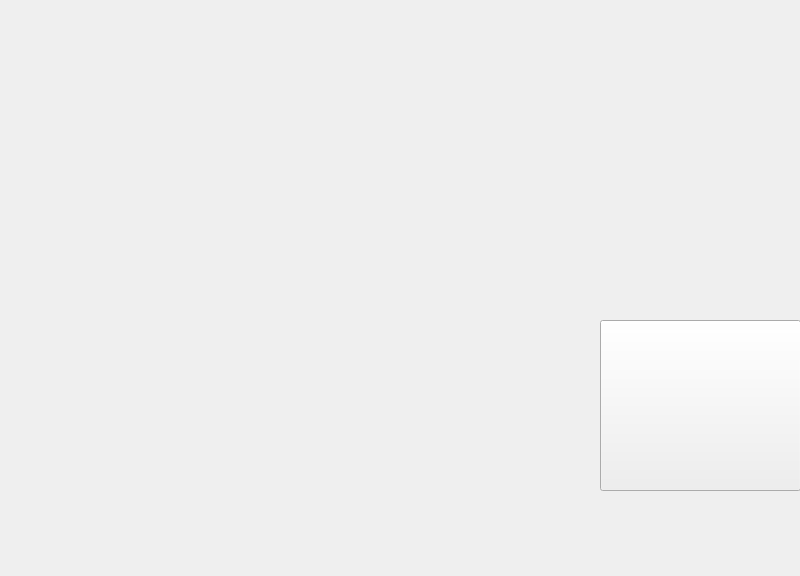
<?xml version="1.0" encoding="UTF-8"?>
<ui version="4.0">
 <class>MainWindow</class>
 <widget class="QMainWindow" name="MainWindow">
  <property name="geometry">
   <rect>
    <x>0</x>
    <y>0</y>
    <width>800</width>
    <height>576</height>
   </rect>
  </property>
  <property name="windowTitle">
   <string>MainWindow</string>
  </property>
  <property name="styleSheet">
   <string notr="true"/>
  </property>
  <widget class="QWidget" name="centralwidget">
   <property name="styleSheet">
    <string notr="true">#centralwidget { 
            border-image: url(:/res/res/ButtonsFINAL.png) 0 -800 0 0 stretch stretch;
}</string>
   </property>
   <widget class="QPushButton" name="pushButton">
    <property name="geometry">
     <rect>
      <x>160</x>
      <y>30</y>
      <width>271</width>
      <height>151</height>
     </rect>
    </property>
    <property name="autoFillBackground">
     <bool>false</bool>
    </property>
    <property name="styleSheet">
     <string notr="true">background-color: rgba(0, 0, 0,0);</string>
    </property>
    <property name="text">
     <string/>
    </property>
    <property name="default">
     <bool>false</bool>
    </property>
    <property name="flat">
     <bool>true</bool>
    </property>
   </widget>
   <widget class="QPushButton" name="pushButton_2">
    <property name="geometry">
     <rect>
      <x>240</x>
      <y>210</y>
      <width>141</width>
      <height>131</height>
     </rect>
    </property>
    <property name="styleSheet">
     <string notr="true">background-color: rgba(0, 0, 0,0);</string>
    </property>
    <property name="text">
     <string/>
    </property>
    <property name="flat">
     <bool>true</bool>
    </property>
   </widget>
   <widget class="QPushButton" name="pushButton_3">
    <property name="geometry">
     <rect>
      <x>600</x>
      <y>320</y>
      <width>201</width>
      <height>171</height>
     </rect>
    </property>
    <property name="styleSheet">
     <string notr="true">border-image: url(:/res/res/Button2FINAL.png) 0 0 0 0 stretch stretch;</string>
    </property>
    <property name="text">
     <string/>
    </property>
   </widget>
  </widget>
  <widget class="QStatusBar" name="statusbar">
   <property name="enabled">
    <bool>true</bool>
   </property>
   <property name="acceptDrops">
    <bool>false</bool>
   </property>
   <property name="autoFillBackground">
    <bool>false</bool>
   </property>
   <property name="sizeGripEnabled">
    <bool>false</bool>
   </property>
  </widget>
  <widget class="QMenuBar" name="menuBar">
   <property name="geometry">
    <rect>
     <x>0</x>
     <y>0</y>
     <width>800</width>
     <height>26</height>
    </rect>
   </property>
  </widget>
 </widget>
 <resources/>
 <connections/>
</ui>
